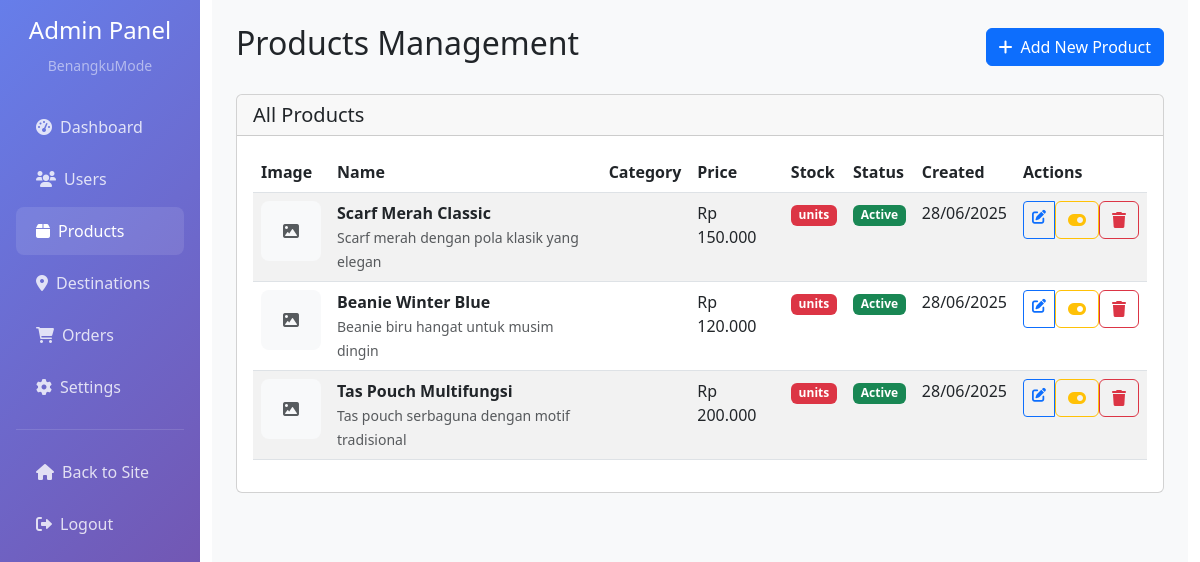
/admin/products.php (signed in), run on the app's committed database.
### tables this page shows
CREATE TABLE `products` (
  `id` int(11) NOT NULL,
  `name` varchar(200) NOT NULL,
  `description` text DEFAULT NULL,
  `price` decimal(10,2) NOT NULL,
  `category_id` int(11) DEFAULT NULL,
  `image` varchar(255) DEFAULT NULL,
  `images` longtext DEFAULT NULL CHECK (json_valid(`images`)),
  `stock_quantity` int(11) DEFAULT 0,
  `is_active` tinyint(1) DEFAULT 1,
  `is_featured` tinyint(1) DEFAULT 0,
  `created_at` timestamp NOT NULL DEFAULT current_timestamp(),
  `updated_at` timestamp NOT NULL DEFAULT current_timestamp() ON UPDATE current_timestamp()
);

### config/database.php (called while the page is built, shortened)
<?php
function formatCurrency($amount) {
    return 'Rp ' . number_format($amount, 0, ',', '.');
}
?>

### admin/products.php (the view, shortened to what this page needs)
<?php
require_once '../config/database.php';
$conn = getDbConnection();
$sql = "SELECT * FROM products ORDER BY created_at DESC";
$result = mysqli_query($conn, $sql);
?>
<!DOCTYPE html>
<html lang="id">
<head>
    <link href="https://cdn.jsdelivr.net/npm/bootstrap@5.3.0/dist/css/bootstrap.min.css" rel="stylesheet">
    <link href="https://cdnjs.cloudflare.com/ajax/libs/font-awesome/6.0.0/css/all.min.css" rel="stylesheet">
</head>
<body>
    <div class="container-fluid">
        <div class="row">
            <div class="col-md-3 col-lg-2 px-0">
                <div class="sidebar p-3">
                    <div class="text-center mb-4">
                        <h4 class="text-white">Admin Panel</h4>
                        <small class="text-white-50">BenangkuMode</small>
                    </div>
                    <nav class="nav flex-column">
                        <a class="nav-link" href="dashboard.php">
                            <i class="fas fa-tachometer-alt me-2"></i>Dashboard
                        </a>
                        <a class="nav-link" href="users.php">
                            <i class="fas fa-users me-2"></i>Users
                        </a>
                        <a class="nav-link active" href="products.php">
                            <i class="fas fa-box me-2"></i>Products
                        </a>
                        <a class="nav-link" href="destinations.php">
                            <i class="fas fa-map-marker-alt me-2"></i>Destinations
                        </a>
                        <a class="nav-link" href="orders.php">
                            <i class="fas fa-shopping-cart me-2"></i>Orders
                        </a>
                        <a class="nav-link" href="settings.php">
                            <i class="fas fa-cog me-2"></i>Settings
                        </a>
                        <hr class="text-white-50">
                        <a class="nav-link" href="../index.php">
                            <i class="fas fa-home me-2"></i>Back to Site
                        </a>
                        <a class="nav-link" href="../logout.php">
                            <i class="fas fa-sign-out-alt me-2"></i>Logout
                        </a>
                    </nav>
                </div>
            </div>
            <div class="col-md-9 col-lg-10">
                <div class="main-content p-4">
                    <div class="d-flex justify-content-between align-items-center mb-4">
                        <h2>Products Management</h2>
                        <a href="add_product.php" class="btn btn-primary">
                            <i class="fas fa-plus me-2"></i>Add New Product
                        </a>
                    </div>
                    <div class="card">
                        <div class="card-header">
                            <h5 class="mb-0">All Products</h5>
                        </div>
                        <div class="card-body">
                            <div class="table-responsive">
                                <table class="table table-striped">
                                    <thead>
                                        <tr>
                                            <th>Image</th>
                                            <th>Name</th>
                                            <th>Category</th>
                                            <th>Price</th>
                                            <th>Stock</th>
                                            <th>Status</th>
                                            <th>Created</th>
                                            <th>Actions</th>
                                        </tr>
                                    </thead>
                                    <tbody>
                                        <?php while ($product = mysqli_fetch_assoc($result)): ?>
                                            <tr>
                                                <td>
                                                    <?php if ($product['image']): ?>
                                                        <img src="../assets/images/products/<?php echo htmlspecialchars($product['image']); ?>"
                                                             alt="<?php echo htmlspecialchars($product['name']); ?>"
                                                             class="product-image">
                                                    <?php else: ?>
                                                        <div class="product-image bg-light d-flex align-items-center justify-content-center">
                                                            <i class="fas fa-image text-muted"></i>
                                                        </div>
                                                    <?php endif; ?>
                                                </td>
                                                <td>
                                                    <strong><?php echo htmlspecialchars($product['name']); ?></strong>
                                                    <br>
                                                    <small class="text-muted"><?php echo htmlspecialchars($product['description']); ?></small>
                                                </td>
                                                <td><?php echo htmlspecialchars($product['category']); ?></td>
                                                <td><?php echo formatCurrency($product['price']); ?></td>
                                                <td>
                                                    <span class="badge bg-<?php echo $product['stock'] > 0 ? 'success' : 'danger'; ?>">
                                                        <?php echo $product['stock']; ?> units
                                                    </span>
                                                </td>
                                                <td>
                                                    <span class="badge bg-<?php echo $product['is_active'] ? 'success' : 'secondary'; ?>">
                                                        <?php echo $product['is_active'] ? 'Active' : 'Inactive'; ?>
                                                    </span>
                                                </td>
                                                <td><?php echo date('d/m/Y', strtotime($product['created_at'])); ?></td>
                                                <td>
                                                    <div class="btn-group btn-group-sm">
                                                        <a href="edit_product.php?id=<?php echo $product['id']; ?>"
                                                           class="btn btn-outline-primary">
                                                            <i class="fas fa-edit"></i>
                                                        </a>
                                                        <form method="POST" style="display: inline;"
                                                              onsubmit="return confirm('Are you sure you want to toggle this product status?')">
                                                            <button type="submit" class="btn btn-outline-warning">
                                                                <i class="fas fa-toggle-on"></i>
                                                            </button>
                                                        </form>
                                                        <form method="POST" style="display: inline;"
                                                              onsubmit="return confirm('Are you sure you want to delete this product?')">
                                                            <button type="submit" class="btn btn-outline-danger">
                                                                <i class="fas fa-trash"></i>
                                                            </button>
                                                        </form>
                                                    </div>
                                                </td>
                                            </tr>
                                        <?php endwhile; ?>
                                    </tbody>
                                </table>
                            </div>
                        </div>
                    </div>
                </div>
            </div>
        </div>
    </div>
</body>
</html>

### admin/products.php (style rules this page uses)
.sidebar { min-height: 100vh; background: linear-gradient(135deg, #667eea 0%, #764ba2 100%); }
.sidebar .nav-link { color: rgba(255,255,255,0.8); padding: 12px 20px; border-radius: 8px; margin: 2px 0; }
.sidebar .nav-link:hover, .sidebar .nav-link.active { color: white; background: rgba(255,255,255,0.1); }
.main-content { background: #f8f9fa; min-height: 100vh; }
.product-image { width: 60px; height: 60px; object-fit: cover; border-radius: 8px; }

### data on the page
products: name "Scarf Merah Classic", description "Scarf merah dengan pola klasik yang elegan", price "Rp 150.000", is_active "Active", created_at "28/06/2025"
products: name "Beanie Winter Blue", description "Beanie biru hangat untuk musim dingin", price "Rp 120.000", is_active "Active", created_at "28/06/2025"
products: name "Tas Pouch Multifungsi", description "Tas pouch serbaguna dengan motif tradisional", price "Rp 200.000", is_active "Active", created_at "28/06/2025"
